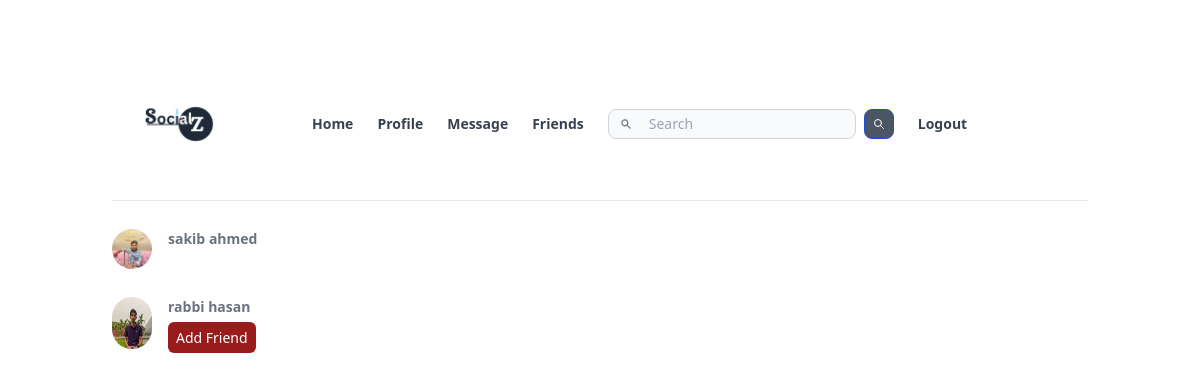
Screenshot of /liked.php?id=21&comment (signed in) with the database file from the repository.
### tables this page shows
CREATE TABLE `comment_likes` (
  `comment_like_id` int(11) NOT NULL,
  `liked_by` varchar(255) NOT NULL,
  `comment_id` int(11) NOT NULL,
  `time` timestamp NOT NULL DEFAULT current_timestamp() ON UPDATE current_timestamp()
);

CREATE TABLE `user_info` (
  `username` varchar(15) NOT NULL,
  `first_name` varchar(150) NOT NULL,
  `last_name` varchar(150) NOT NULL,
  `gender` varchar(15) NOT NULL,
  `email` varchar(200) NOT NULL,
  `phone_no` int(15) NOT NULL,
  `date_of_birth` date NOT NULL,
  `address` varchar(200) NOT NULL,
  `password` varchar(200) NOT NULL,
  `profile_pic` varchar(255) NOT NULL
);

### liked.php (the view)
<?php require_once "header.php"; ?>
<?php require_once "db.php"; ?>
<body>
   <?php
       if(isset($_GET["status"])){
       $id = $_GET["id"];
       $sql ="SELECT first_name, last_name, profile_pic,username,  liked_by,Time from `status_likes` LEFT JOIN  `user_info` ON status_likes.liked_by=user_info.username where status_id='.$id.'";
}
else{
    $id = $_GET["id"];
    $sql = "SELECT first_name, last_name, profile_pic,username,  liked_by,time from `comment_likes` LEFT JOIN  `user_info` ON comment_likes.liked_by=user_info.username where comment_id='.$id.'";
}
$sql_q = mysqli_query($conn, $sql);
while($likers = mysqli_fetch_array($sql_q) ){
    $username=$_SESSION["username"];
    $user=$likers['username'];
    $check_if_friend =  "SELECT * FROM `friends` where from_friend='$username' and to_friend = '$user' ";
    $friend_check_res=mysqli_query($conn,$check_if_friend);
echo'
<div class=" flex flex-row justify-content my-7 ">
<img class=" rounded-full" src="'.$likers["profile_pic"].'"   width=40 height=40/>
<div class="flex flex-col w-1/4 mx-4 "><a class="text-sm text-gray-500 font-semibold  " href=" /profile.php?username='.$likers["username"].'">'.$likers["first_name"].'  '.$likers["last_name"].'</a>';
 if(mysqli_num_rows($friend_check_res) != 0){}
 else{
 echo'<div class="mt-2"><a  href="friends.php?add='.$likers["username"].'" class="mt-4 text-sm px-2 py-1.5 bg-red-800 text-semibold text-white rounded-md "> Add Friend</a></div>';
}
echo'</div>
 </div>';
}
?>
</body>
<?php require_once "footer.php"; ?>
</html>

### rows the page displays
comment_likes: liked_by.profile_pic (picture), liked_by.first_name "sakib", liked_by.last_name "ahmed"
comment_likes: liked_by.profile_pic (picture), liked_by.first_name "rabbi", liked_by.last_name "hasan"
